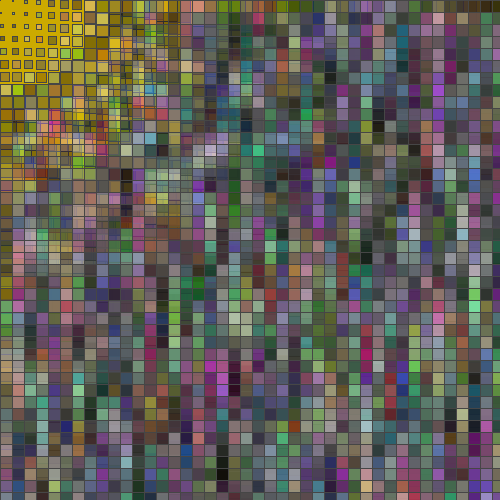
Frame 1 (no input)
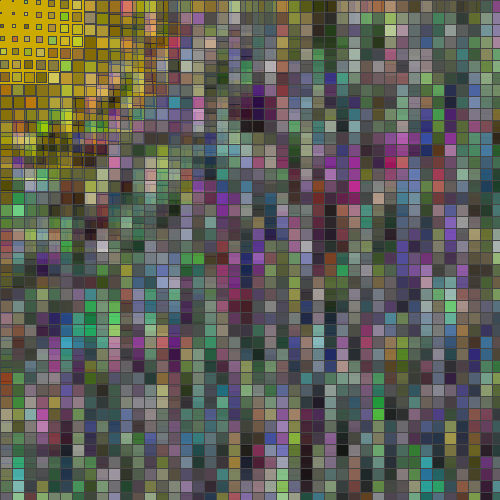
Frame 60 (the mouse pressed at the canvas centre just before this capture)
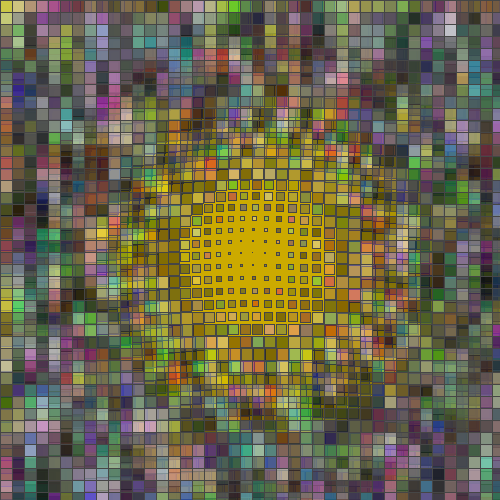
Frame 120 (the mouse held since frame 60 and released just before this capture)

The Processing sketch that drew these frames (run headless with seeded random() and noise(); from frame 60 on, the mouse is pressed at the canvas centre):

// Processing sketch: Hu_function
// ── Hu_function.pde
//Create a function

float a;

void setup(){
  size(500, 500);
  frameRate(12);
  smooth();
  colorMode(HSB, 360, 100, 100);
  a = dist(-50, -50, width + 50, height + 50);
}

void draw(){
  background(50, 100, 80);
  square();
  println(m(10.3));
}

void square(){
  for(int x = 0; x < width; x += 12){
    for(int y = 0; y < height; y += 12){
      float d = dist(mouseX, mouseY, x, y);
      d = d*0.5/a * 230;
      fill(random(360), random(100), random(100), 100);
      stroke(100);
      rect(x, y, d, d); 
    }
  }
}

float m(float num){
  return num = ceil(num);
}
